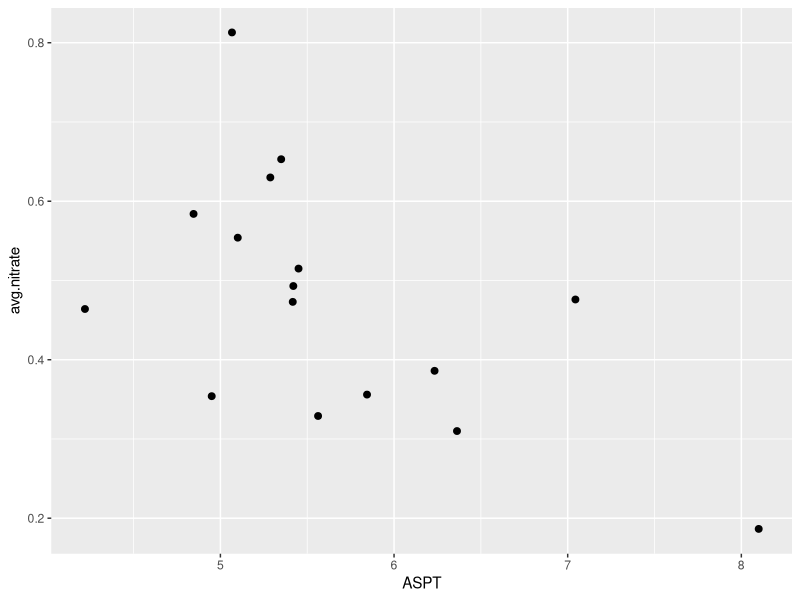
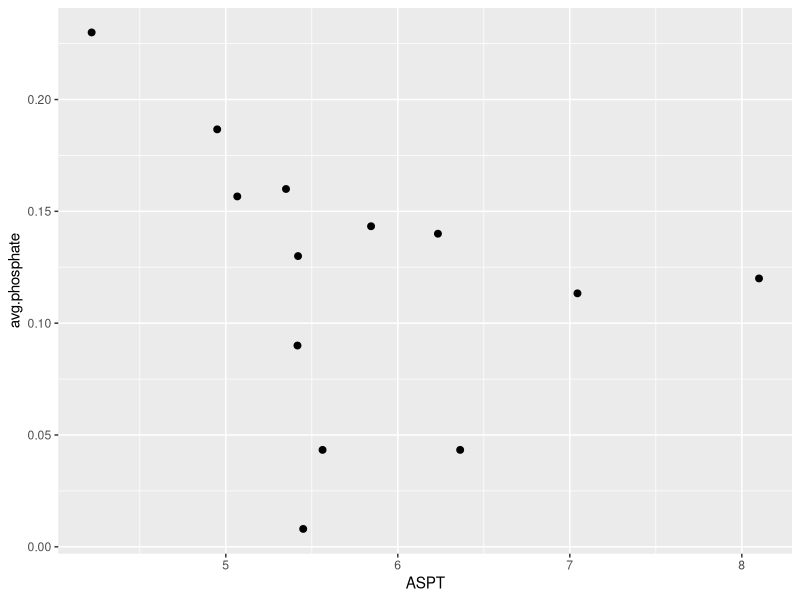
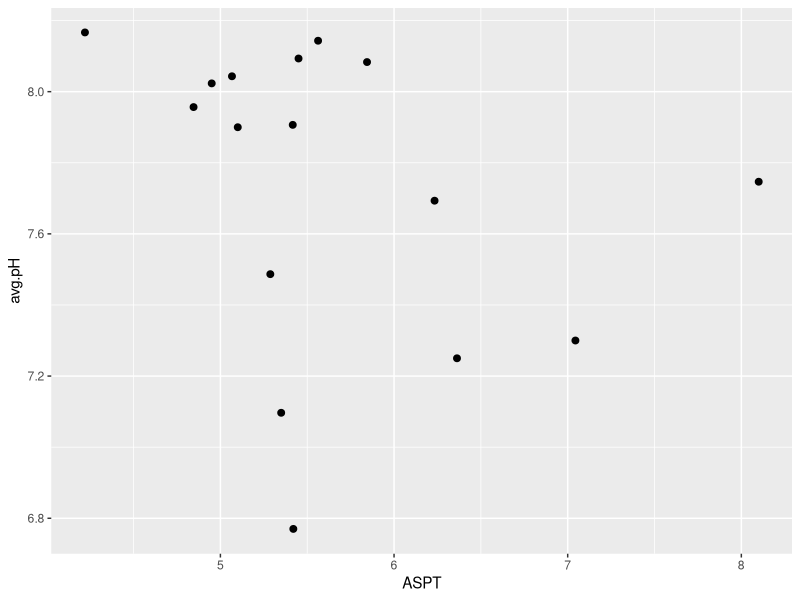
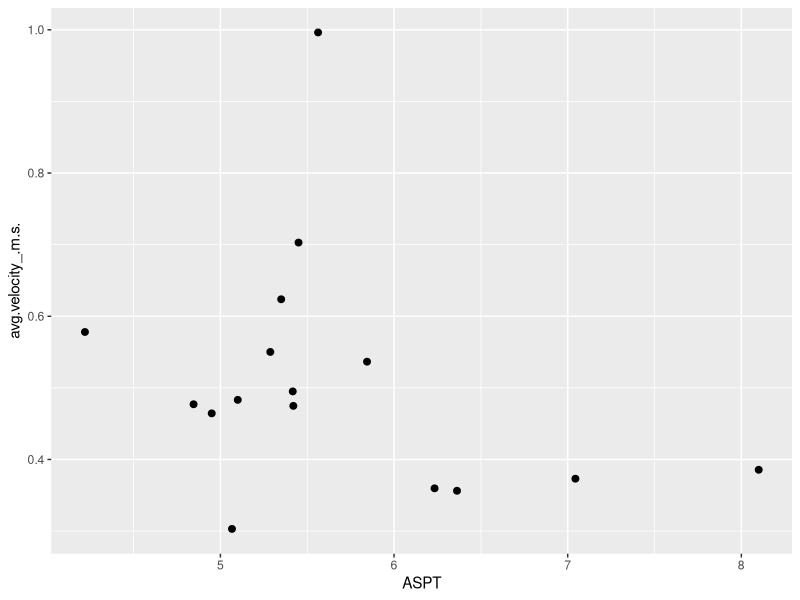
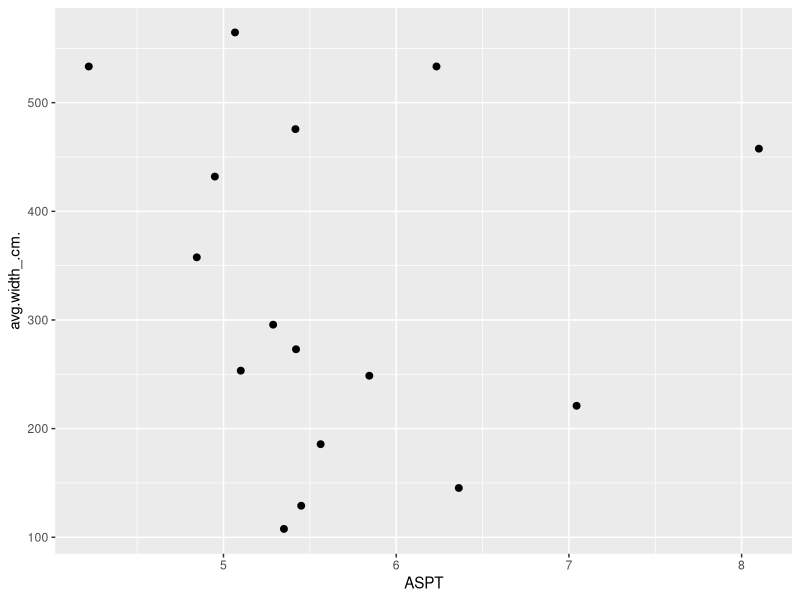
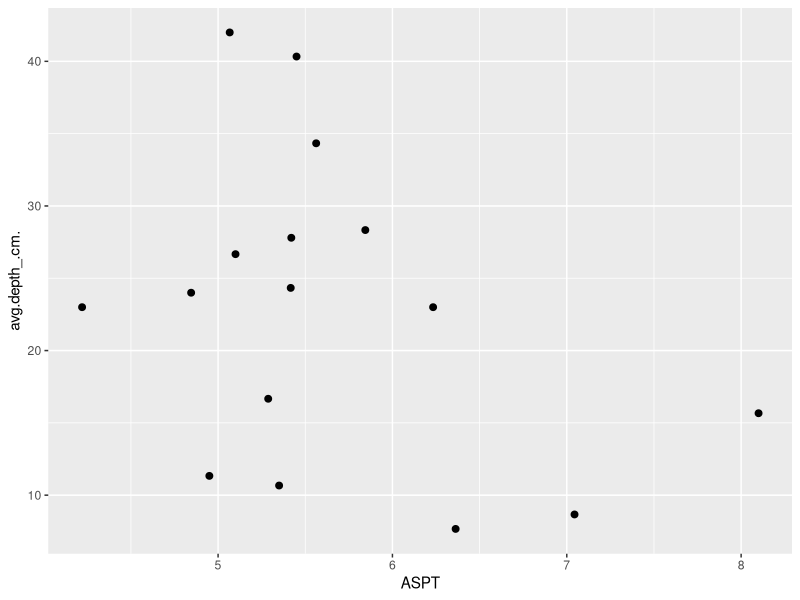
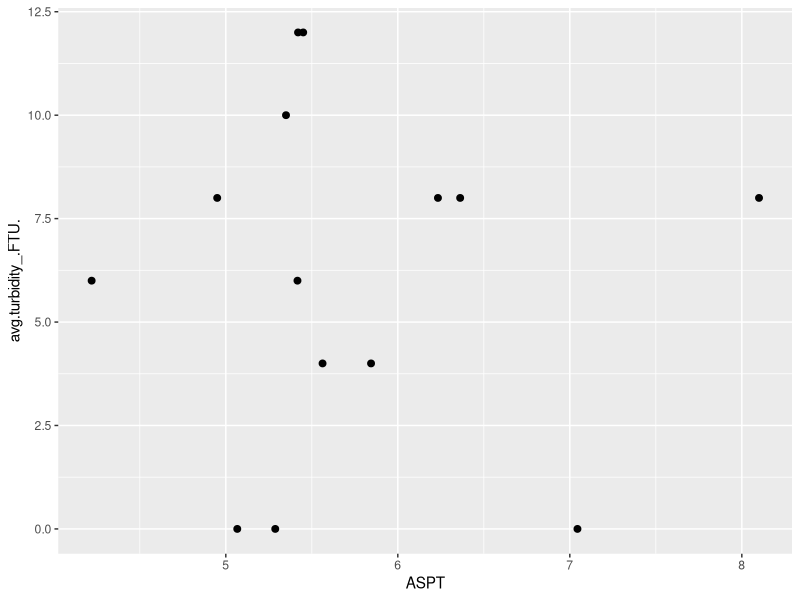
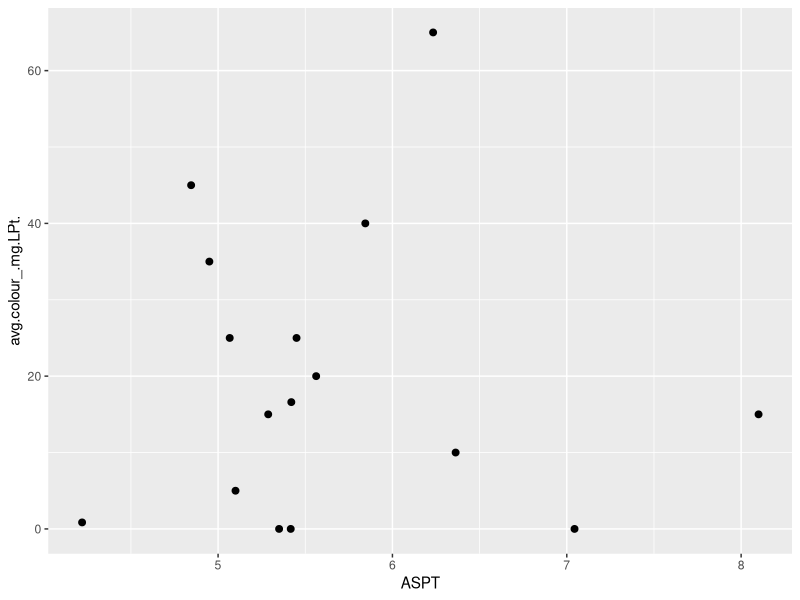

R code for these plots, in order:
# EES Field Course - Group 1 - Freshwater Invertebrates and Water Quality
# Emma Gemal, s1758915@sms.ed.ac.uk
# Last edited: 13/9/2020

## Library ----
library(tidyverse)

# load data
all_data <- read.csv("alldata_missingvalues.csv")

## Data manipulation ----
str(all_data)
all_data <- all_data %>% 
  slice(-c(17:27))

imp_data <- all_data %>% 
  subset(select = -c(date, 
                     time_sampled, 
                     site_description, 
                     weather_conditions)) %>% 
  subset(select = -c(96:124))

str(imp_data)

## Relationship exploration ----
# nitrate
no_aspt <- ggplot(imp_data, aes(x = ASPT, y = avg.nitrate)) +
                  geom_point(size = 2)
no_aspt   # lower NO3- in higher water qualities 

# phosphate
po_aspt <- ggplot(imp_data, aes(x = ASPT, y = avg.phosphate)) +
  geom_point(size = 2)
po_aspt   # high PO43- at low water qualities, spread at higher water qualities 

# pH
pH_aspt <- ggplot(imp_data, aes(x = ASPT, y = avg.pH)) +
  geom_point(size = 2)
pH_aspt   # more alkaline at lower water qualities, but not very correlated at all 

# velocity
vel_aspt <- ggplot(imp_data, aes(x = ASPT, y = avg.velocity_.m.s.)) +
                   geom_point(size = 2)
vel_aspt   # spread of velocities at lower water qualities, a bit of a decline in velocity with quality

# width
width_aspt <- ggplot(imp_data, aes(x = ASPT, y = avg.width_.cm.)) +
                     geom_point(size = 2)
width_aspt   # a spread 

# depth
depth_aspt <- ggplot(imp_data, aes(x = ASPT, y = avg.depth_.cm.)) +
                     geom_point(size = 2)
depth_aspt   # a spread across low water qualities, lower depth at higher water qualities 

# turbidity 
turb_aspt <- ggplot(imp_data, aes(x = ASPT, y = avg.turbidity_.FTU.)) +
                     geom_point(size = 2)
turb_aspt   # a spread, no real relationship 

# color
colour_aspt <- ggplot(imp_data, aes(x = ASPT, y = avg.colour_.mg.LPt.)) +
                     geom_point(size = 2)
colour_aspt   # a spread, no real relationship 

# conductivity 
cond_aspt <- ggplot(imp_data, aes(x = ASPT, y = avg.conductivity_.uS.cm.)) +
                    geom_point(size = 2)
cond_aspt   # a cluster across water qualities 


## Model exploration ----
wq_model1 <- lm(ASPT ~ avg.nitrate, data = imp_data)  
summary(wq_model1)
    # intercept = 7.2712
    # slope = -3.4430
    # p-value = 0.02085

wq_model2 <- lm(ASPT ~ avg.phosphate, data = imp_data)  
summary(wq_model2)
    # p-value = 0.251 (don't use this as the main parameter)

wq_model3 <- lm(ASPT ~ avg.pH, data = imp_data)  
summary(wq_model3)
    # p-value = 0.2564 (don't use this)

wq_model4 <- lm(ASPT ~ avg.velocity_.m.s., data = imp_data)  
summary(wq_model4)
    # p-values = 0.255 (don't use this)

wq_model5 <- lm(ASPT ~ avg.conductivity_.uS.cm., data = imp_data)  
summary(wq_model5)
    # p-value = 0.04749 (definitely use with nitrate)



wq_model3 <- lm(ASPT ~ avg.nitrate + avg.phosphate, data = imp_data)  
summary(wq_model3)
    # p-value = 0.1305, makes the first model worse 

wq_model4 <- lm(ASPT ~ avg.nitrate + avg.pH, data = imp_data)  
summary(wq_model4)
    # p-value = 0.02155

